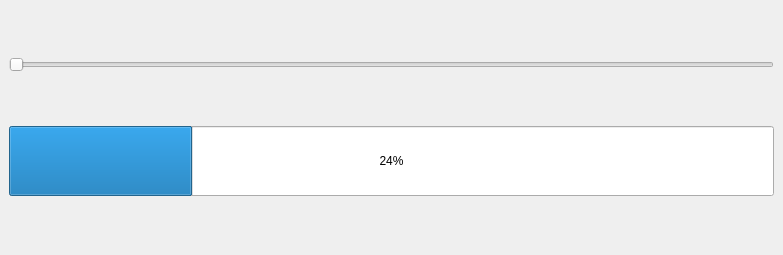
<?xml version="1.0" encoding="UTF-8"?>
<ui version="4.0">
 <class>MainWindow</class>
 <widget class="QMainWindow" name="MainWindow">
  <property name="geometry">
   <rect>
    <x>0</x>
    <y>0</y>
    <width>783</width>
    <height>255</height>
   </rect>
  </property>
  <property name="windowTitle">
   <string>MainWindow</string>
  </property>
  <widget class="QWidget" name="centralwidget">
   <layout class="QHBoxLayout" name="horizontalLayout">
    <item>
     <layout class="QVBoxLayout" name="verticalLayout">
      <item>
       <widget class="QSlider" name="horizontalSlider">
        <property name="orientation">
         <enum>Qt::Orientation::Horizontal</enum>
        </property>
       </widget>
      </item>
      <item>
       <widget class="QProgressBar" name="progressBar">
        <property name="styleSheet">
         <string notr="true">QProgressBar{
	width: 30px;
	height: 70px;
}</string>
        </property>
        <property name="value">
         <number>24</number>
        </property>
       </widget>
      </item>
     </layout>
    </item>
   </layout>
  </widget>
 </widget>
 <resources/>
 <connections>
  <connection>
   <sender>horizontalSlider</sender>
   <signal>valueChanged(int)</signal>
   <receiver>progressBar</receiver>
   <slot>setValue(int)</slot>
   <hints>
    <hint type="sourcelabel">
     <x>292</x>
     <y>75</y>
    </hint>
    <hint type="destinationlabel">
     <x>375</x>
     <y>161</y>
    </hint>
   </hints>
  </connection>
 </connections>
</ui>
